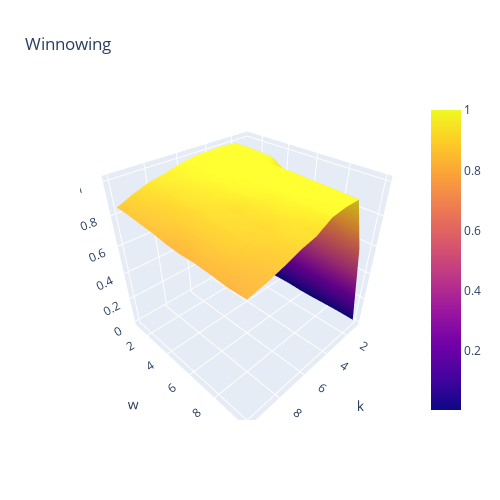

Source (notebook cell):
### Code cell
fig = go.Figure(data=[go.Surface(z=nu, x=ks, y=ws)])
fig.update_layout(title='Winnowing', autosize=False,
                  width=500, height=500, scene = dict(
                    yaxis_title='w',
                    xaxis_title='k',
                    zaxis_title='f1'))
